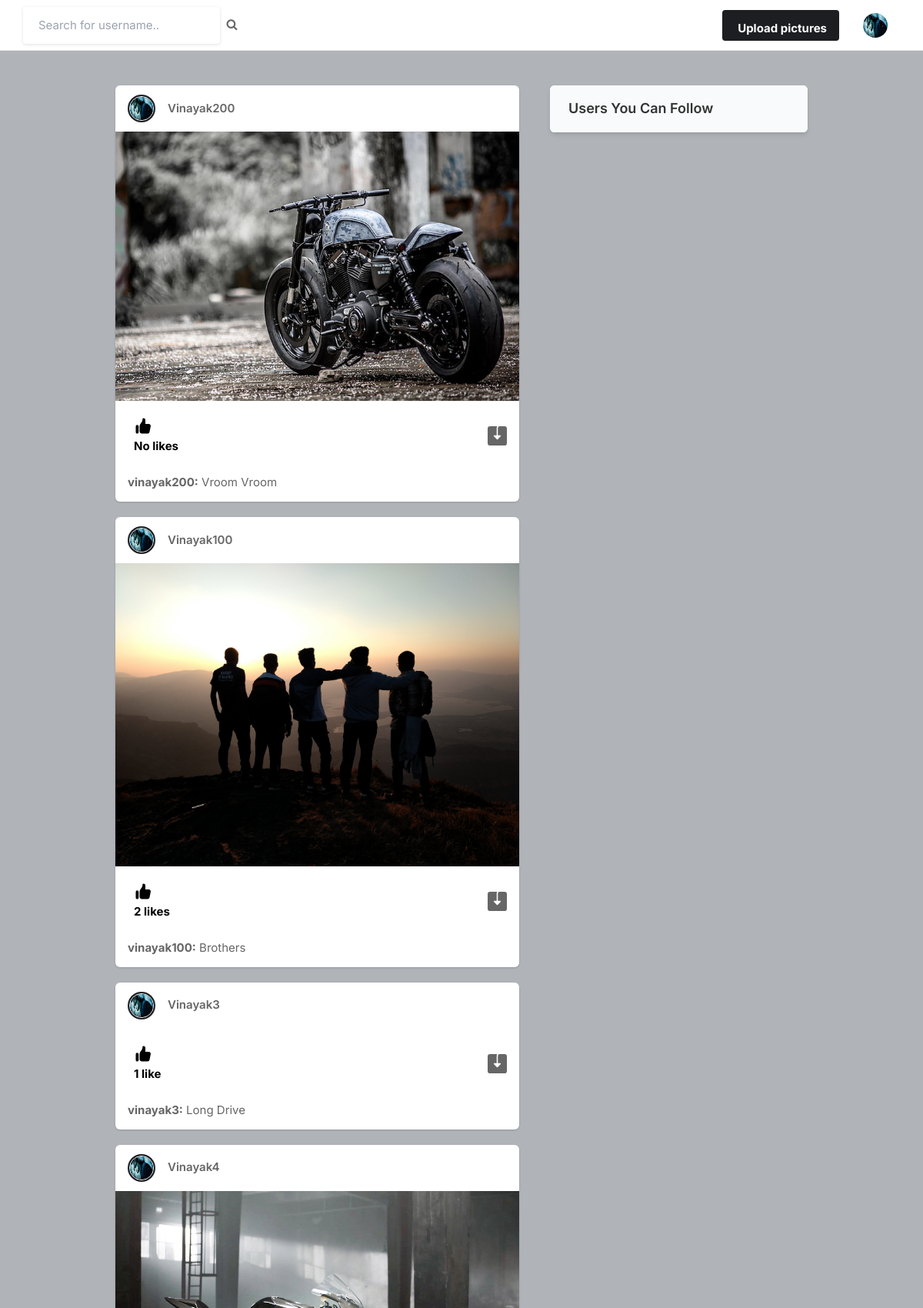
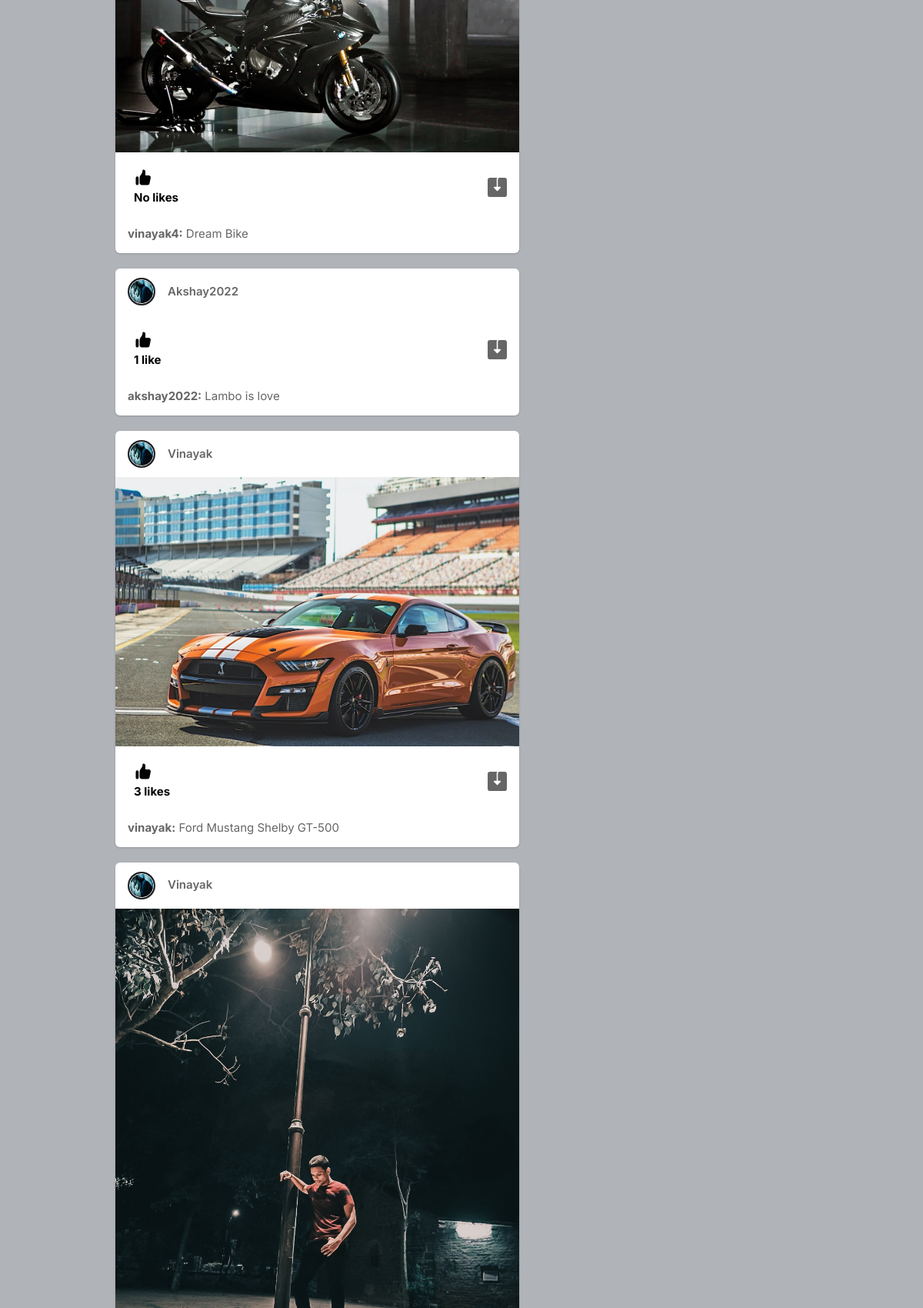
Screenshot of / (signed in, upper part) with the database file from the repository (2 pictures, top to bottom).
### core/models.py (models this page shows, shortened)
class Profile(models.Model):
    user = models.ForeignKey(User,on_delete=models.CASCADE)
    name = models.CharField(max_length=200)
    id_user = models.IntegerField(blank=True)
    bio = models.TextField(blank=True)
    profile_img = models.ImageField(upload_to = 'profile_images', default = 'user.png')
    location = models.CharField(max_length=200,blank=True)

class Post(models.Model):
    id = models.UUIDField(primary_key = True, default=uuid.uuid4)
    user = models.CharField(max_length=100)
    image = models.ImageField(upload_to='post_images')
    caption = models.TextField()
    created_at = models.DateTimeField(default=datetime.now)
    no_of_likes = models.IntegerField(default=0)

### core/views.py (the view)
# urls.py: path('', views.index, name = 'index'),
@login_required(login_url='signin')
def index(request):
    user_object = User.objects.get(username=request.user.username)
    user_profile = Profile.objects.get(user=user_object)
    user_following_list = []
    feed = []
    user_following = FollowersCount.objects.filter(follower = request.user.username)
    for users in user_following:
        user_following_list.append(users.user)
    for usernames in user_following_list:
        feed_lists = Post.objects.filter(user=usernames)
        feed.append(feed_lists)
    feed_lists = list(chain(*feed))
    all_users = User.objects.all()
    user_following_all = []
    for user in user_following:
        user_list = User.objects.get(username = user.user)
        user_following_all.append(user_list)
    new_suggestions_list = [x for x in list(all_users) if (x not in list(user_following_all))]
    current_user = User.objects.filter(username = request.user.username)
    final_suggestions_list = [x for x in list(new_suggestions_list) if (x not in list(current_user))]
    random.shuffle(final_suggestions_list)
    username_profile = []
    username_profile_list = []
    for users in final_suggestions_list:
        username_profile.append(users.id)
    for ids in username_profile:
        profile_lists = Profile.objects.filter(id_user = ids)
        username_profile_list.append(profile_lists)
    suggestions_username_profile_list = list(chain(*username_profile_list))
    return render(request , 'index.html', {'user_profile':user_profile, 'all_posts':feed_lists , 'suggestions_username_profile_list':suggestions_username_profile_list[:4]})

### templates/index.html (shortened to what this page needs)
{% load static %}
<!DOCTYPE html>
<html lang="en">
<head>
    <link rel="stylesheet" href="{% static 'assets/css/icons.css' %}">
    <link rel="stylesheet" href="{% static 'assets/css/uikit.css' %}">
    <link rel="stylesheet" href="{% static 'assets/css/style.css' %}">
    <link rel="stylesheet" href="{% static 'assets/css/tailwind.css' %}">
    <link rel="stylesheet" href="https://cdnjs.cloudflare.com/ajax/libs/font-awesome/4.7.0/css/font-awesome.min.css">
</head>
<body>
            <header>
                <div class="header_inner">
                    <form action="/search" method="POST">
                    <div class="left-side">
                            <input type="text" name = "username" placeholder="Search for username..">&nbsp;&nbsp;
                            <button type="submit"><i class="fa fa-search fa-1x"></i></button>
                    </div>
                    </form>
                    <div class="right-side lg:pr-4">
                        <a href="#"
                            class="bg-pink-500 flex font-bold hidden hover:bg-pink-600 hover:text-white inline-block items-center lg:block max-h-10 mr-4 px-4 py-2 rounded shado text-white">
                              Upload pictures
                        </a>
                        <a href="#">
                            <img src="{{user_profile.profile_img.url}}" class="header-avatar" alt="">
                        </a>
                    </div>
                </div>
            </header>
            <div class="container m-auto">
                <div class="lg:flex justify-center lg:space-x-10 lg:space-y-0 space-y-5">
                    <div class="space-y-5 flex-shrink-0 lg:w-7/12">
                        {% for post in all_posts reversed %}
                        <div class="bg-white shadow rounded-md  -mx-2 lg:mx-0">
                            <div class="flex justify-between items-center px-4 py-3">
                                <div class="flex flex-1 items-center space-x-4">
                                    <a href="#">
                                        <div class="bg-gradient-to-tr from-yellow-600 to-pink-600 p-0.5 rounded-full">
                                            <img src="{{user_profile.profile_img.url}}" class="bg-gray-200 border border-white rounded-full w-8 h-8">
                                        </div>
                                    </a>
                                    <span class="block capitalize font-semibold "> <a href="/profile/{{post.user}}">{{post.user}}</a> </span>
                                </div>
                            </div>
                            <div uk-lightbox>
                                <a href="{{post.image.url}}">
                                    <img src="{{post.image.url}}" alt="">
                                </a>
                            </div>
                            <div class="py-3 px-4 space-y-3">
                                <div class="flex space-x-4 lg:font-bold">
                                    <a href="/like_post?post_id={{post.id}}" class="flex items-center space-x-2">
                                        <div class="p-2 rounded-full text-black">
                                            {% if post.no_of_likes == 0 %}
                                            <p>No likes</p>
                                            {% elif post.no_of_likes == 1 %}
                                            <p>1 like</p>
                                            {% else %}
                                            <p>{{post.no_of_likes}} likes</p>
                                            {% endif %}
                                        </div>
                                    <a href="{{post.image.url}}" class="flex items-center space-x-2 flex-1 justify-end" download>
                                    </a>
                                </div>
                                <p>
                                    <a href="/profile/{{post.user}}"><strong>{{post.user}}:</strong></a> {{post.caption}}
                                </p>
                            </div>
                        </div>
                        {% endfor %}
                    </div>
                    <div class="lg:w-5/12">
                        <div class="bg-white  shadow-md rounded-md overflow-hidden">
                            <div class="bg-gray-50  border-b border-gray-100 flex items-baseline justify-between py-4 px-6 ">
                                <h2 class="font-semibold text-lg">Users You Can Follow</h2>
                            </div>
                        </div>
                    </div>
                </div>
            </div>
</body>
</html>

### static/assets/css/style.css (style rules this page uses)
body { background-color: #B0B3B8!important; }
button { vertical-align: middle; }
input { height: 48px; line-height: 48px; padding: 0 20px; outline: none; font-size: 15px; color: #808080; max-width: 100%; width: 100%; -webkit-box-sizing: border-box; box-sizing: border-box; display: block; font-weight: 400; opacity: 1; border-radius: 4px; border: none; -webkit-box-shadow: 0 1px 4px 0px rgba(0, 0, 0, 0.12); box-shadow: 0 1px 4px 0px rgba(0, 0, 0, 0.12); }
input[type="text"], input[type="password"], input[type="email"], input[type="number"] { height: 48px; line-height: 48px; padding: 0 20px; outline: none; font-size: 15px; color: #808080; max-width: 100%; width: 100%; -webkit-box-sizing: border-box; box-sizing: border-box; display: block; font-weight: 400; opacity: 1; border-radius: 4px; border: none; -webkit-box-shadow: 0 1px 4px 0px rgba(0, 0, 0, 0.12); box-shadow: 0 1px 4px 0px rgba(0, 0, 0, 0.12); }
input { -webkit-transition: all 0.1s ease-in-out; transition: all 0.1s ease-in-out; }
::placeholder { color: #808080; opacity: 1; }
button { border: none; margin: 0; padding: 0; width: auto; overflow: visible; background: transparent; color: inherit; font: inherit; line-height: normal; cursor: pointer; }
a { color: #be185d; -webkit-transition: 0.3s; transition: 0.3s; outline: none !important; }
button { outline: none !important; }
img { max-width: 100%; }
body { color: #666; font-size: 15px; line-height: 27px; background-color: #f0f2f5; font-family: "Inter", sans-serif; text-transform: none; }
body p { font-size: 15px; line-height: 27px; }
h1, h2, h3, h4, h5, h6 { font-family: "Inter", sans-serif; text-transform: none; }
input[type="text"], input[type="password"], input[type="email"] { font-family: "Inter", sans-serif; text-transform: none; }
button, body .pac-container { font-family: "Inter", sans-serif; text-transform: none; }
h1, h2, h3, h4, h5, h6 { color: #333; font-weight: 500; margin: 0; padding: 0; }
h2 { font-size: 26px; }
b, strong { font-weight: 700 !important; }
@media (min-width: 1024px) { .container { max-width: 900px !important; padding-top: 45px; } }
header { background-color: #fff; left: 0; right: 0; top: 0; z-index: 99; height: 66px; display: -webkit-box; display: -ms-flexbox; display: flex; -webkit-box-align: center; -ms-flex-align: center; align-items: center; border-bottom: 1px solid #e5e7eb; }
header .header_inner { display: -webkit-box; display: -ms-flexbox; display: flex; -webkit-box-align: center; -ms-flex-align: center; align-items: center; max-width: 1090px; margin: auto; width: 100%; max-width: 100% !important; padding: 0 30px; }
header .header_inner .left-side { display: -webkit-box; display: -ms-flexbox; display: flex; -webkit-box-align: center; -ms-flex-align: center; align-items: center; }
header .header_inner .right-side { display: -webkit-box; display: -ms-flexbox; display: flex; -webkit-box-align: center; -ms-flex-align: center; align-items: center; -webkit-box-pack: end; -ms-flex-pack: end; justify-content: flex-end; margin-left: auto; }
header .header_inner .right-side .header-avatar { width: 32px; height: 32px; border-radius: 100%; margin-left: 15px; }

### rows the page displays
Profile: profile_img (picture)
Post: profile_img (picture), user "Vinayak200", image (picture), no_of_likes "No likes", user "vinayak200", caption "Vroom Vroom"
Post: profile_img (picture), user "Vinayak100", image (picture), no_of_likes "2", user "vinayak100", caption "Brothers"
Post: profile_img (picture), user "Vinayak3", no_of_likes "1 like", user "vinayak3", caption "Long Drive"
Post: profile_img (picture), user "Vinayak4", image (picture), no_of_likes "No likes", user "vinayak4", caption "Dream Bike"
Post: profile_img (picture), user "Akshay2022", no_of_likes "1 like", user "akshay2022", caption "Lambo is love"
Post: profile_img (picture), user "Vinayak", image (picture), no_of_likes "3", user "vinayak", caption "Ford Mustang Shelby GT-500"
Post: profile_img (picture), user "Vinayak", image (picture)
